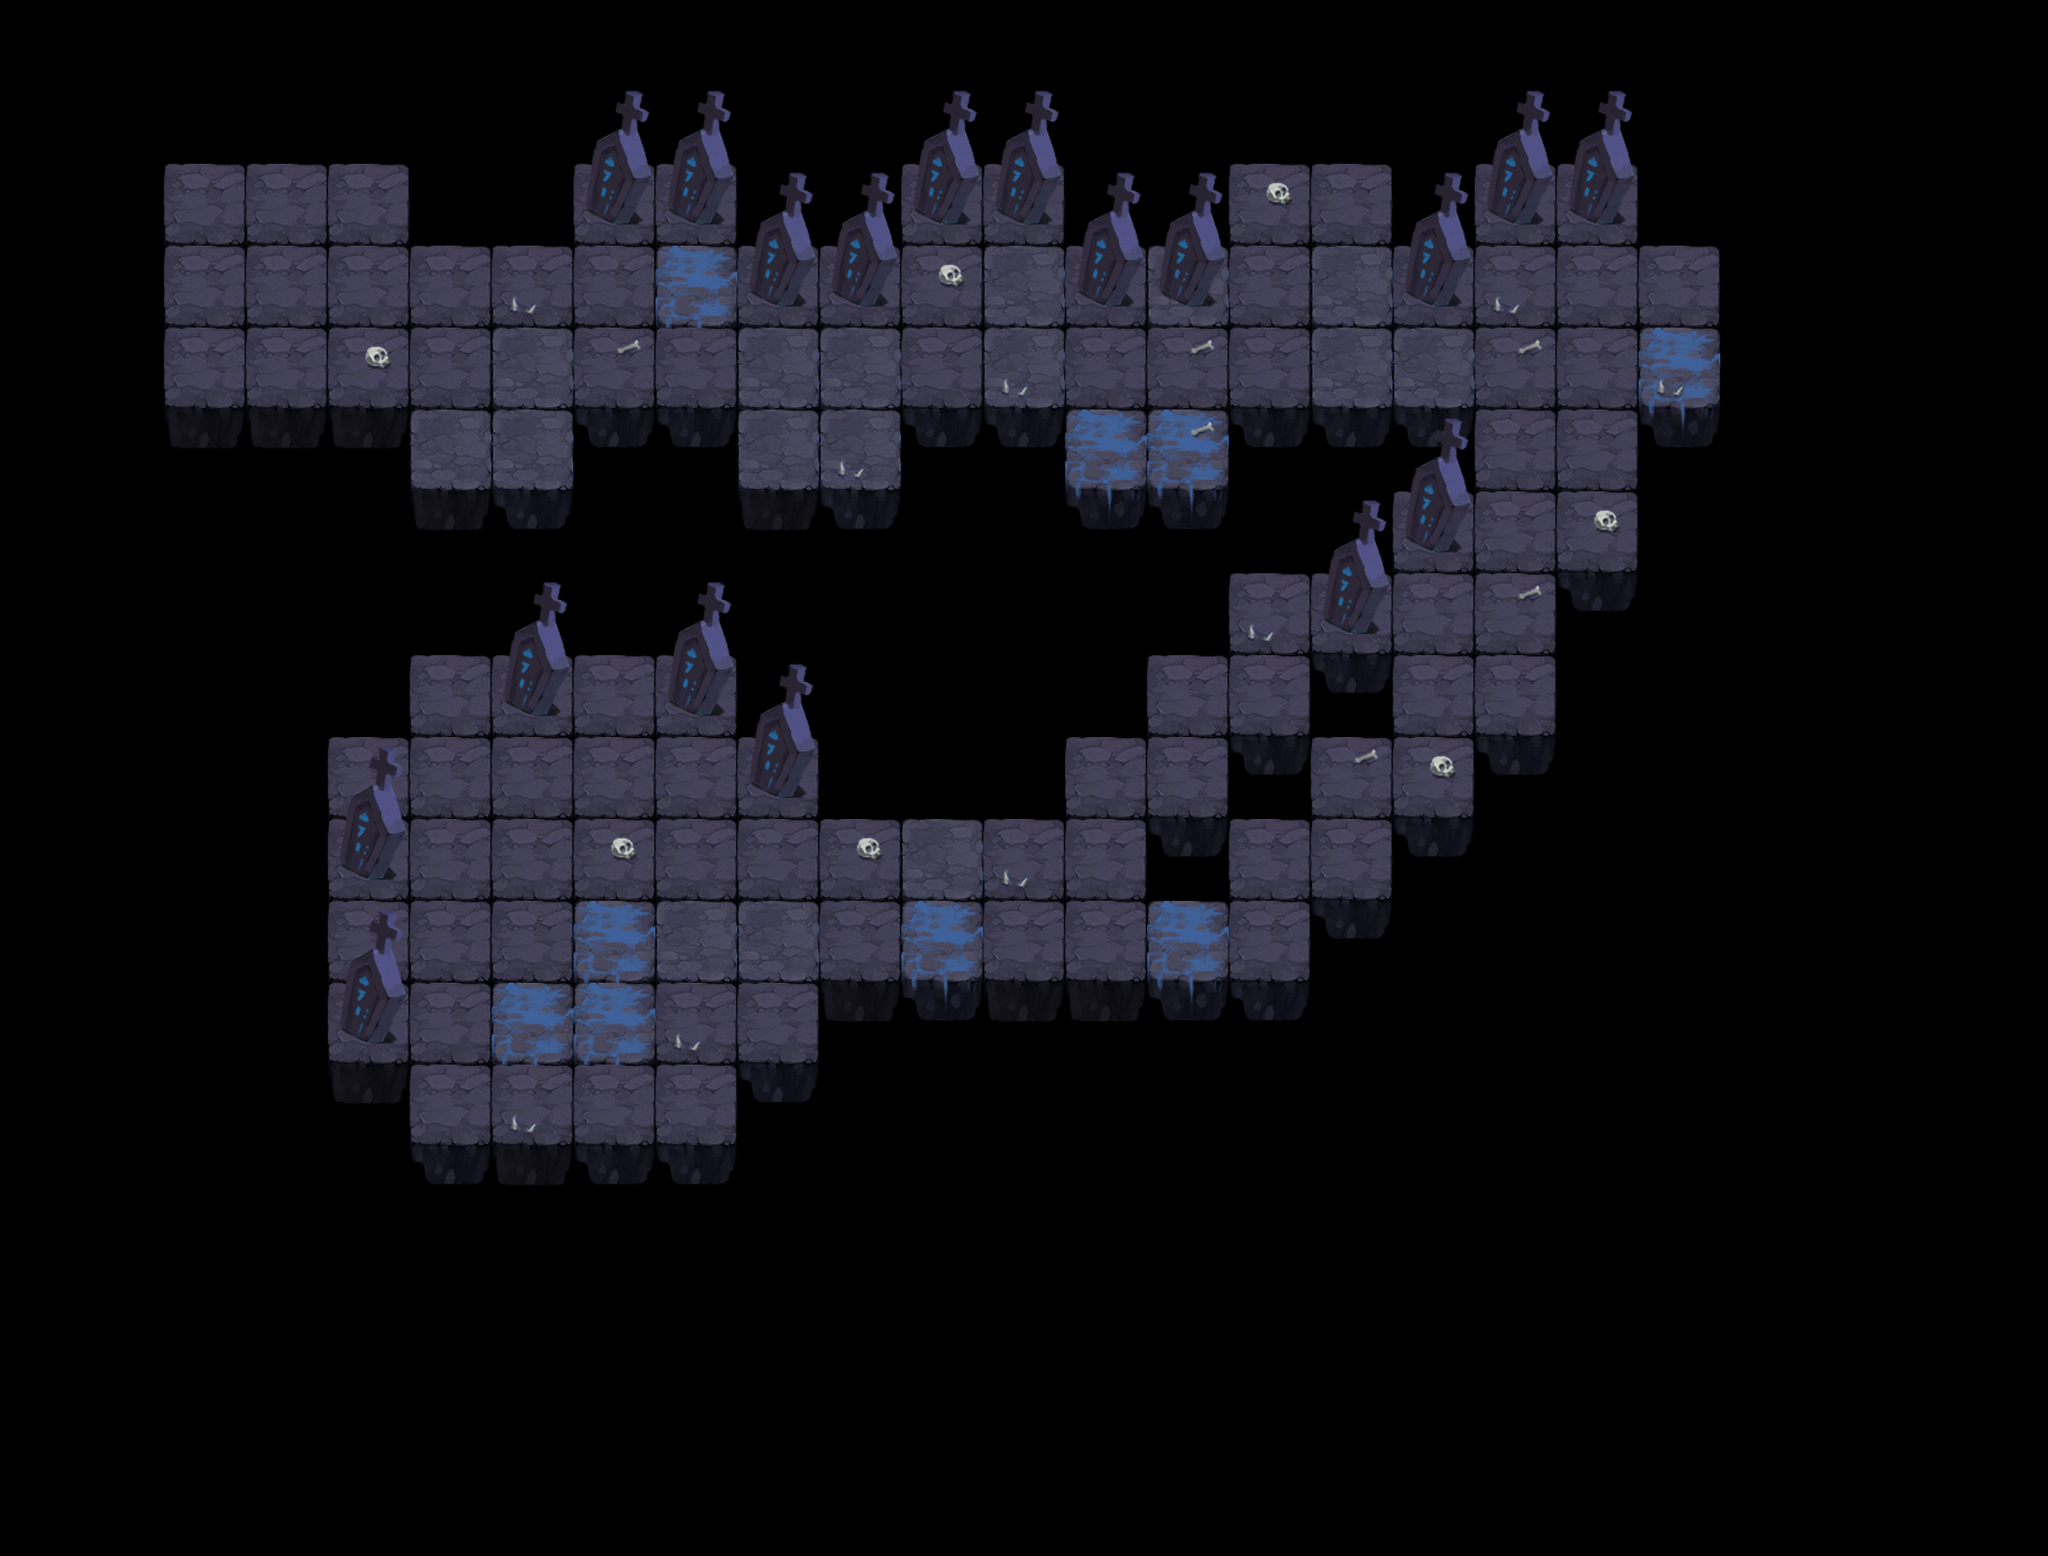

This is a level from a 2D game, rendered from its Tiled map with the project's own tilesets. A one-line summary and the map file follow, with tile-layer data summarised:
An orthogonal 25x19 tile map with 88x88 px tiles, 4 tile layers (Road, BG, temple, decoration), 3 tilesets and 10 objects (4x 7, 4x 8, 5, 1).

<map version="1.0" orientation="orthogonal" renderorder="right-down" width="25" height="19" tilewidth="88" tileheight="88" nextobjectid="17">
 <tileset firstgid="1" name="ditu_dongxue88" tilewidth="88" tileheight="88">
  <image source="ditu_dongxue88.png" width="264" height="440" />
 </tileset>
 <tileset firstgid="16" name="transfer" tilewidth="176" tileheight="176">
  <image source="transfer.png" width="176" height="176" />
 </tileset>
 <tileset firstgid="17" name="walk" tilewidth="88" tileheight="88">
  <image source="walk.png" width="88" height="88" />
 </tileset>
 <layer name="Road" width="25" height="19">
  <data>[475 cells, 90 non-empty, 1 distinct tile ids]</data>
 </layer>
 <layer name="BG" width="25" height="19">
  <data>[475 cells, 152 non-empty, 6 distinct tile ids]</data>
 </layer>
 <objectgroup name="Key">
  <object id="2" type="5" gid="16" x="176" y="352" />
  <object id="4" name="player" type="1" x="440" y="352" width="88" height="88">
   <ellipse />
  </object>
  <object id="9" name="1" type="7" x="792" y="352" width="88" height="88" />
  <object id="10" name="2" type="7" x="1232" y="440" width="88" height="88" />
  <object id="11" name="3" type="7" x="1584" y="616" width="88" height="88" />
  <object id="12" name="4" type="7" x="1672" y="264" width="88" height="88" />
  <object id="13" name="5" type="8" x="1320" y="704" width="88" height="88" />
  <object id="14" name="6" type="8" x="1144" y="968" width="88" height="88" />
  <object id="15" name="7" type="8" x="1408" y="176" width="88" height="88" />
  <object id="16" name="8" type="8" x="528" y="880" width="88" height="88" />
 </objectgroup>
 <layer name="temple" width="25" height="19">
  <data>[475 cells, 0 non-empty, 0 distinct tile ids]</data>
 </layer>
 <layer name="decoration" width="25" height="19">
  <data>[475 cells, 58 non-empty, 5 distinct tile ids]</data>
 </layer>
</map>
